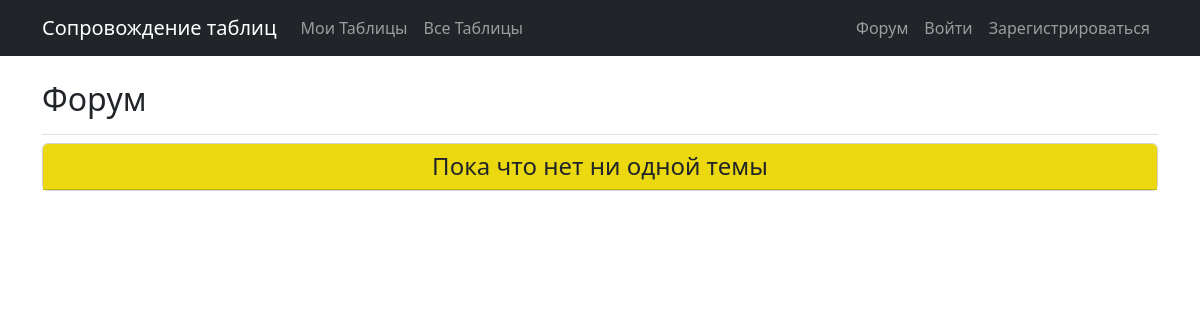
Page /forum/topics/ on the earlier database version.
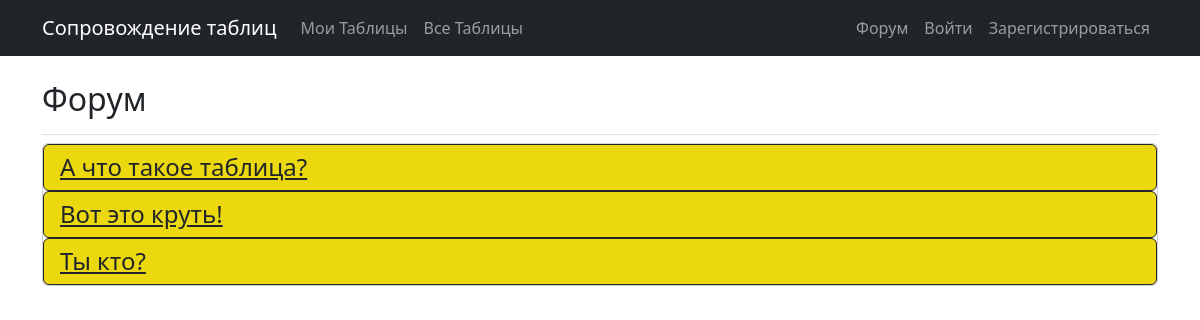
Same page on the later database version.
### forum/models.py (models this page shows)
class Topic(models.Model):
    text = models.CharField(max_length=200)
    date_added = models.DateTimeField(auto_now_add=True)
    def __str__(self):
        return self.text

### forum/views.py (the view)
# urls.py: path('topics/', views.topics, name='topics'),
def topics(request):
    topics = Topic.objects.filter().order_by('date_added')
    context = {'topics': topics}
    return render(request, 'forum/topics.html', context)

### forum/templates/forum/topics.html (shortened to what this page needs)
{% extends 'managing_tables/base.html'%}
{% block page_header %}
  <div class="d-flex justify-content-between">
      <h2>Форум</h2>
  </div>
{% endblock page_header %}
{% block content %}
  <div class="card mb-3">
      {% for topic in topics %}
        <h4 class="card-header border border-dark rounded" style="background-color: #EBD80F;">
            <a href="{% url 'forum:topic' topic.id %}" class="link-dark">{{ topic }}</a>
        </h4>
      {% empty %}
        <h4 class="card-header d-flex justify-content-center" style="background-color: #EBD80F;">
            Пока что нет ни одной темы
        </h4>
      {% endfor %}
  </div>
{% endblock content %}

### managing_tables/templates/managing_tables/base.html (shortened to what this page needs)
{% load django_bootstrap5 %}
<!DOCTYPE html>
<html lang="ru">
  <head>
      {% bootstrap_css %}
  </head>
  <body>
    <nav class="navbar navbar-expand-md navbar-dark bg-dark mb-4">
        <div class="container">
            <a class="navbar-brand ml-4" href="{% url 'managing_tables:index' %}">Сопровождение таблиц</a>
            <div class="collapse navbar-collapse" id="navbarSupportedContent">
                <ul class="navbar-nav mr-auto">
                    <li class="nav-item">
                        <a class="nav-link" href="{% url 'managing_tables:tables' %}">Мои Таблицы</a>
                    </li>
                    <li class="nav-item">
                        <a class="nav-link" href="{% url 'managing_tables:all_users_tables' %}">Все Таблицы</a>
                    </li>
                </ul>
                  <ul class="navbar-nav ms-auto">
                      <li class="nav-item">
                        <a class="nav-link" href="{% url 'forum:topics' %}">Форум</a>
                      </li>
                      {% if user.is_authenticated %}
                        <span class="navbar-text">Привет, {{ user.username }}!</span>
                        <li class="nav-item">
                            <a class="nav-link" href="{% url 'users:logout' %}">Выйти</a>
                        </li>
                      {% else %}
                        <li class="nav-item">
                            <a class="nav-link" href="{% url 'users:login' %}">Войти</a>
                        </li>
                        <li class="nav-item">
                            <a class="nav-link" href="{% url 'users:register' %}">Зарегистрироваться</a>
                        </li>
                      {% endif %}
                  </ul>
            </div>
        </div>
    </nav>
    <main role="main" class="container">
        <div class="pb-2 mb-2 border-bottom">
            {% block page_header %}{% endblock page_header %}
        </div>
        <div>
            {% block content %}{% endblock content %}
        </div>
    </main>
  </body>
</html>

Differences in the rows shown:
added Topic: text "А что такое таблица?"
added Topic: text "Вот это круть!"
added Topic: text "Ты кто?"
Other differences:
text no longer shown: "Пока что нет ни одной темы"
